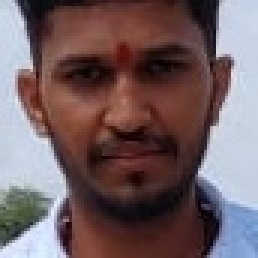
#> input picture face recognition algorithms/Facenet/clean code/dataset/Hrishi/0.jpg, 86 x 86 px, found by its file name (shown 3 times larger); its folder holds only this picture in this run
$ python eigen_face.py
#> lines starting #> are read from the running program, lines starting #| are printed output that depends on the picture
### face recognition algorithms/Eigenfaces/data_preprocessing.py
import numpy as np
import cv2

def preprocess_data(data, noise_remove=True, scaling=True):
    # standard scaling
    if scaling:
        data = np.array(data)
        mean = np.mean(data, axis=0)
        std = np.std(data, axis=0)
        data = (data-mean)/std

    # removing noise:
    if noise_remove:
        new_data = []
        for i in data:
            tmp = cv2.GaussianBlur(i,(3,3),0)
#             tmp = cv2.bilateralFilter(tmp, 15,75,75)
            new_data.append(tmp)
    data = np.array(new_data)

    return data

### face recognition algorithms/Eigenfaces/eigen_face.py
import numpy as np
import cv2
import os
import dlib
import matplotlib.pyplot as plt
from sklearn.model_selection import train_test_split
from data_preprocessing import preprocess_data

SIZE = (200,200)

base_dir = r"E:\semester 5\mini project\face recognition algorithms\dataset"
i = 0
names = {}
for p in os.listdir(base_dir):
    names[p] = i
    i+=1
#> pass 2 of the loop `for p in os.listdir(base_dir):`:
#> pass 2 of the loop in make_dataset, `for p in os.listdir(base_dir):`:

###################################
def make_dataset():
    base_dir = r"E:\semester 5\mini project\face recognition algorithms\dataset"
    training_images_dir = [base_dir+'\\'+name for name in os.listdir(base_dir)]
    names = {}
    i = 0
    for p in os.listdir(base_dir):
        names[p] = i
        i+=1
    X = []
    y = []
    for person_dir in training_images_dir:
        for img in os.listdir(person_dir):
            image = cv2.imread(person_dir+'\\'+img)
            image = cv2.cvtColor(image, cv2.COLOR_BGR2GRAY)
            image = cv2.resize(image, SIZE)
            # image = image/255
            X.append(image)
            y.append(names[person_dir.split('\\')[-1]])
    data = np.array(X)
    labels = np.array(y)
    return data,labels

###################################
def get_faces_from_image_2(img):
    detector = dlib.get_frontal_face_detector()
    gray_img = cv2.cvtColor(img, cv2.COLOR_BGR2GRAY)
    faces = detector(gray_img)
    cropped_faces = []
    take = 0  # increase the size of the bounding box
    for face in faces:
        cropped_faces.append(img[ face.top()-take :face.bottom()+take, face.left()-take:face.right()+take , :].copy())
    return cropped_faces

##################################
x,y = make_dataset()
#> in make_dataset, image is the input picture: shape (86, 86, 3); mean B, G, R 98, 94.9, 114.2
#> in make_dataset, `image = cv2.cvtColor(image, cv2.COLOR_BGR2GRAY)`:
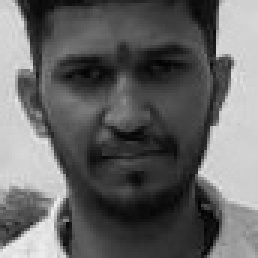
#> image: shape (86, 86) (shown 3 times larger); min 2, max 238, mean 101
#> in make_dataset, `image = cv2.resize(image, SIZE)`:
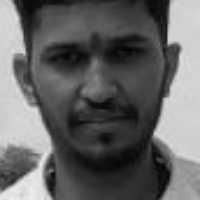
#> image: shape (200, 200); min 3, max 237, mean 100.9
#> pass 2 of the loop in make_dataset, `for person_dir in training_images_dir:`:
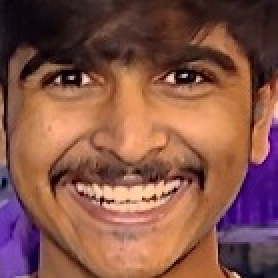
#> input picture face recognition algorithms/Facenet/clean code/dataset/Jenil/21.jpg, 139 x 139 px, found by its file name (shown 2 times larger)
#> in make_dataset, image is the input picture: shape (139, 139, 3); mean B, G, R 72.1, 84.6, 133.3
#> in make_dataset, `image = cv2.cvtColor(image, cv2.COLOR_BGR2GRAY)`:
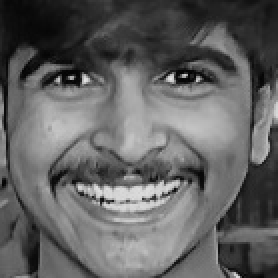
#> image: shape (139, 139) (shown 2 times larger); min 3, max 228, mean 97.7
#> in make_dataset, `image = cv2.resize(image, SIZE)`:
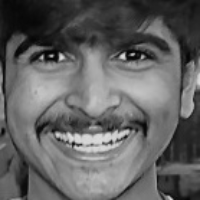
#> image: shape (200, 200); min 4, max 221, mean 97.6
x_train ,x_test, y_train, y_test = train_test_split(x,y,test_size=0.10, random_state=60)
x_train = preprocess_data(x_train)
#> in preprocess_data, `mean = np.mean(data, axis=0)`:
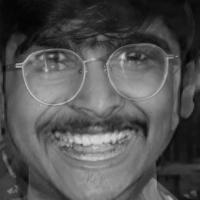
#> mean: shape (200, 200) float64; min 4, max 222, mean 82.7
#> in preprocess_data, `std = np.std(data, axis=0)`:
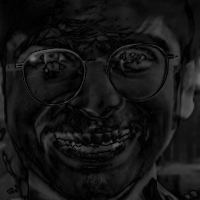
#> std: shape (200, 200) float64; min 0, max 117, mean 21.1
#> the loop in preprocess_data, `for i in data:` made 2 passes
#> pass 1, in preprocess_data, `tmp = cv2.GaussianBlur(i,(3,3),0)`:
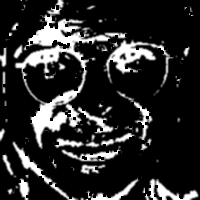
#> tmp: shape (200, 200) float64; 4.93% of the values are NaN or infinite; the others: min -1, max 1, mean -0.647; drawn with min black, max white, NaN and infinite black
#> pass 2, in preprocess_data, `tmp = cv2.GaussianBlur(i,(3,3),0)`:
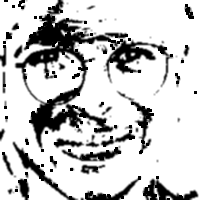
#> tmp: shape (200, 200) float64; 4.93% of the values are NaN or infinite; the others: min -1, max 1, mean 0.647; drawn with min black, max white, NaN and infinite black
x_test = preprocess_data(x_test)
#> in preprocess_data (call 2), `std = np.std(data, axis=0)`: std: shape (200, 200) float64; every value is 0
#> pass 2 of the loop in make_dataset, `for p in os.listdir(base_dir):`:
#> pass 2 of the loop in make_dataset, `for person_dir in training_images_dir:`:

if 'EIGENFACE' not in os.listdir(r'E:\semester 5\mini project\face recognition algorithms'):
    x,y = make_dataset()
    face_recognizer = cv2.face.EigenFaceRecognizer_create()
    face_recognizer.train(x,y)
    face_recognizer.write('EIGENFACE')

else :
    print("Loading...")
    face_recognizer = cv2.face.EigenFaceRecognizer_create()
    face_recognizer.read('EIGENFACE')

test_img = r"E:\semester 5\mini project\face recognition algorithms\dataset\Hrishi\1.jpg"
image = cv2.imread(test_img)
#> (the run stopped early here; a loop or call above may not have finished)
